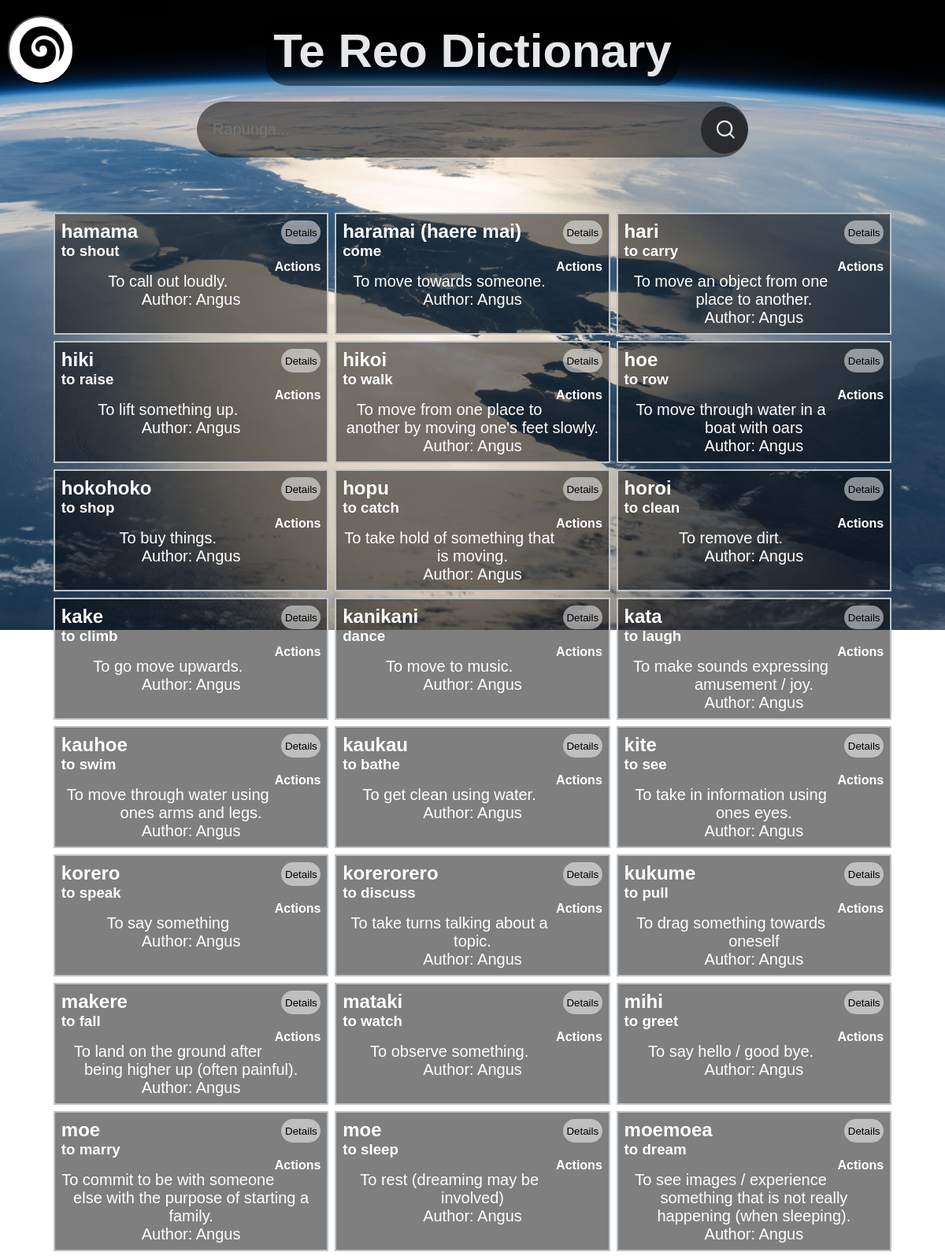
The app's page /words (upper part) with its own data.
### tables this page shows
CREATE TABLE "Dictionary"
(
    id         integer not null
        constraint Dictionary_pk
            primary key autoincrement,
    Maori      varchar(50),
    English    varchar(50),
    Category   varchar(50),
    Definition varchar(150),
    YearLevel  int(2),
    Author     char(50),
    wordImage  varchar(200)
, DateAdded varchar(12));

### app.py (the view)
@app.route('/words')
def render_dictionary():
    con = create_connection(DATABASE)
    query = "SELECT id, Maori, English, Category, Definition, YearLevel, Author, DateAdded FROM Dictionary"  # Picks certain columns
    cur = con.cursor()
    cur.execute(query)
    dictionary = cur.fetchall()
    con.close()
    print(dictionary)
    Categories = categories()
    return render_template('words.html', dictionary=dictionary, is_logged_in=is_logged_in(), is_teacher=is_teacher(), categories=Categories)

### app.py (called while the page is built)
def create_connection(db_file):  # This function will create a connection to the database file
    try:
        connection = sqlite3.connect(db_file)
        return (connection)
    except Error as e:
        print(e)
    return None

def is_logged_in():  # this will simply check if there is someone logged in by checking
    if session.get("email") is None:
        print("not logged in")
        return False
    else:
        print("Logged in")
        return True

def is_teacher():  # this function will check if the person logged in to the session is a teacher or not
    if session.get("permissions") == "teacher":
        print('is teacher')
        return True
    else:
        print("is not teacher")
        return False

def categories():
    con = create_connection(DATABASE)
    query = "SELECT Category FROM Categories"
    cur = con.cursor()
    cur.execute(query)
    Categories = cur.fetchall()
    print("Categories:", Categories) # Add this line for debugging
    con.close()
    return Categories

### templates/words.html
{% extends 'base.html' %}
{% block search %}
        <form method="POST" action="/search" class="search-bar-nonhome">
            <input type="text" placeholder="Rapunga..." name="search" id="search">
        <button type="submit"><img src="/static/images/search.png"></button>
    </form>
{% endblock %}
{% block main %}
    <div class="dictionary">
        {% for words in dictionary %}
            <div class="word-box">
                <div class="word-box-word">
                    <form action="/{{ words[0] }}">
                        <input type="submit" value="Details" class="wordbutton">
                    </form>
                    <h2>{{ words[1] }}</h2>
                    <h3>{{ words[2] }}</h3>
                    <h4 style="float:right">{{ words[3] }}</h4>
                </div>
                <div class="word-box-definition">
                    <p>{{ words[4] }}</p>
                    <p>Author: {{ words[6] }}</p>
                </div>
            </div>
        {% endfor %}
    </div>
{% endblock  %}

### static/style.css (style rules this page uses)
* { font-family: 'Helvetica', 'Arial', sans-serif; padding: 0; margin: 0; }
p { font-family: 'Helvetica', 'Arial', sans-serif; font-size: 20px; font-weight: normal; text-align: center; }
body { background-image: url("/static/images/newzealandfromspace.jpg"); background-repeat: no-repeat; background-size: cover; background-position: center; }
.wordbutton { float: right; border-radius: 50px; border: none; top:10px; right: 10px; width: 50px; height: 30px; background-color: rgba(255, 255, 255, 0.5); }
.dictionary { display: flex; flex-wrap: wrap; justify-content: space-evenly; }
.word-box { width: 32%; border: 2px solid rgba(189, 195, 199, 1.0); color: white; margin-bottom: 0.5rem; background-color: rgba(0,0,0,.5); }
.word-box-word { padding: 0.5rem; }
.word-box-definition { padding: 0.5rem; }
.search-bar-nonhome { width: 100%; max-width: 700px; background-color: rgba(0,0,0,.5); display: flex; align-items: center; border-radius:60px; color: white; }
.search-bar-nonhome input { background: transparent; flex: 1; border: 0; outline: none; padding: 24px 20px; font-size: 20px; color: white; }
.search-bar-nonhome button img { width: 25px; }
.search-bar-nonhome button { border:0; border-radius: 50%; width:60px; height:60px; background-color: rgba(0,0,0,.5);; }

### records on screen
Dictionary: Maori "hamama", English "to shout", Category "Actions", Definition "To call out loudly.", Author "Angus"
Dictionary: Maori "haramai (haere mai)", English "come", Category "Actions", Definition "To move towards someone.", Author "Angus"
Dictionary: Maori "hari", English "to carry", Category "Actions", Definition "To move an object from one place to another.", Author "Angus"
Dictionary: Maori "hiki", English "to raise", Category "Actions", Definition "To lift something up.", Author "Angus"
Dictionary: Maori "hikoi", English "to walk", Category "Actions", Definition "To move from one place to another by moving one's feet slowly.", Author "Angus"
Dictionary: Maori "hoe", English "to row", Category "Actions", Definition "To move through water in a boat with oars", Author "Angus"
Dictionary: Maori "hokohoko", English "to shop", Category "Actions", Definition "To buy things.", Author "Angus"
Dictionary: Maori "hopu", English "to catch", Category "Actions", Definition "To take hold of something that is moving.", Author "Angus"
Dictionary: Maori "horoi", English "to clean", Category "Actions", Definition "To remove dirt.", Author "Angus"
Dictionary: Maori "kake", English "to climb", Category "Actions", Definition "To go move upwards.", Author "Angus"
Dictionary: Maori "kanikani", English "dance", Category "Actions", Definition "To move to music.", Author "Angus"
Dictionary: Maori "kata", English "to laugh", Category "Actions", Definition "To make sounds expressing amusement / joy.", Author "Angus"
Dictionary: Maori "kauhoe", English "to swim", Category "Actions", Definition "To move through water using ones arms and legs.", Author "Angus"
Dictionary: Maori "kaukau", English "to bathe", Category "Actions", Definition "To get clean using water.", Author "Angus"
Dictionary: Maori "kite", English "to see", Category "Actions", Definition "To take in information using ones eyes.", Author "Angus"
Dictionary: Maori "korero", English "to speak", Category "Actions", Definition "To say something", Author "Angus"
Dictionary: Maori "korerorero", English "to discuss", Category "Actions", Definition "To take turns talking about a topic.", Author "Angus"
Dictionary: Maori "kukume", English "to pull", Category "Actions", Definition "To drag something towards oneself", Author "Angus"
Dictionary: Maori "makere", English "to fall", Category "Actions", Definition "To land on the ground after being higher up (often painful).", Author "Angus"
Dictionary: Maori "mataki", English "to watch", Category "Actions", Definition "To observe something.", Author "Angus"
Dictionary: Maori "mihi", English "to greet", Category "Actions", Definition "To say hello / good bye.", Author "Angus"
Dictionary: Maori "moe", English "to marry", Category "Actions", Definition "To commit to be with someone else with the purpose of starting a family.", Author "Angus"
Dictionary: Maori "moe", English "to sleep", Category "Actions", Definition "To rest (dreaming may be involved)", Author "Angus"
Dictionary: Maori "moemoea", English "to dream", Category "Actions", Definition "To see images / experience something that is not really happening (when sleeping).", Author "Angus"
